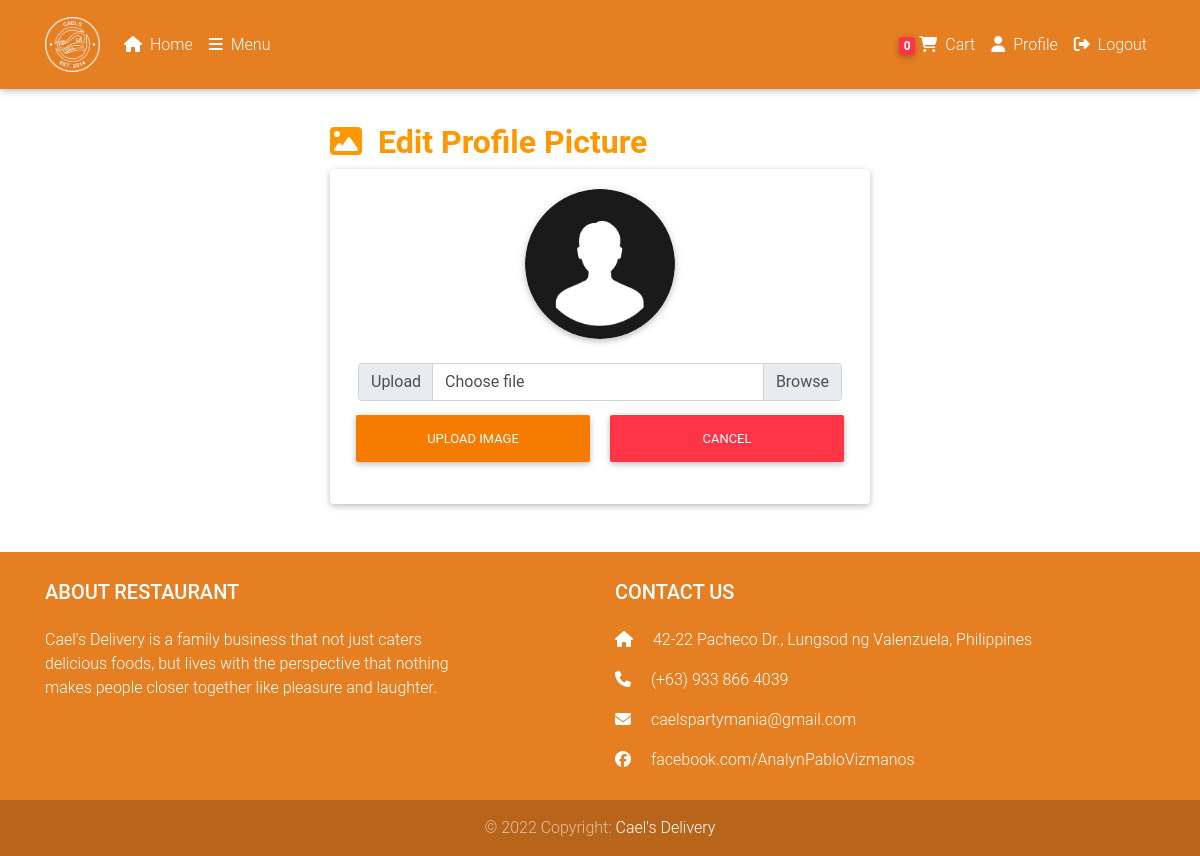
Before: /users/avatar/5 (signed in) with the older database file.
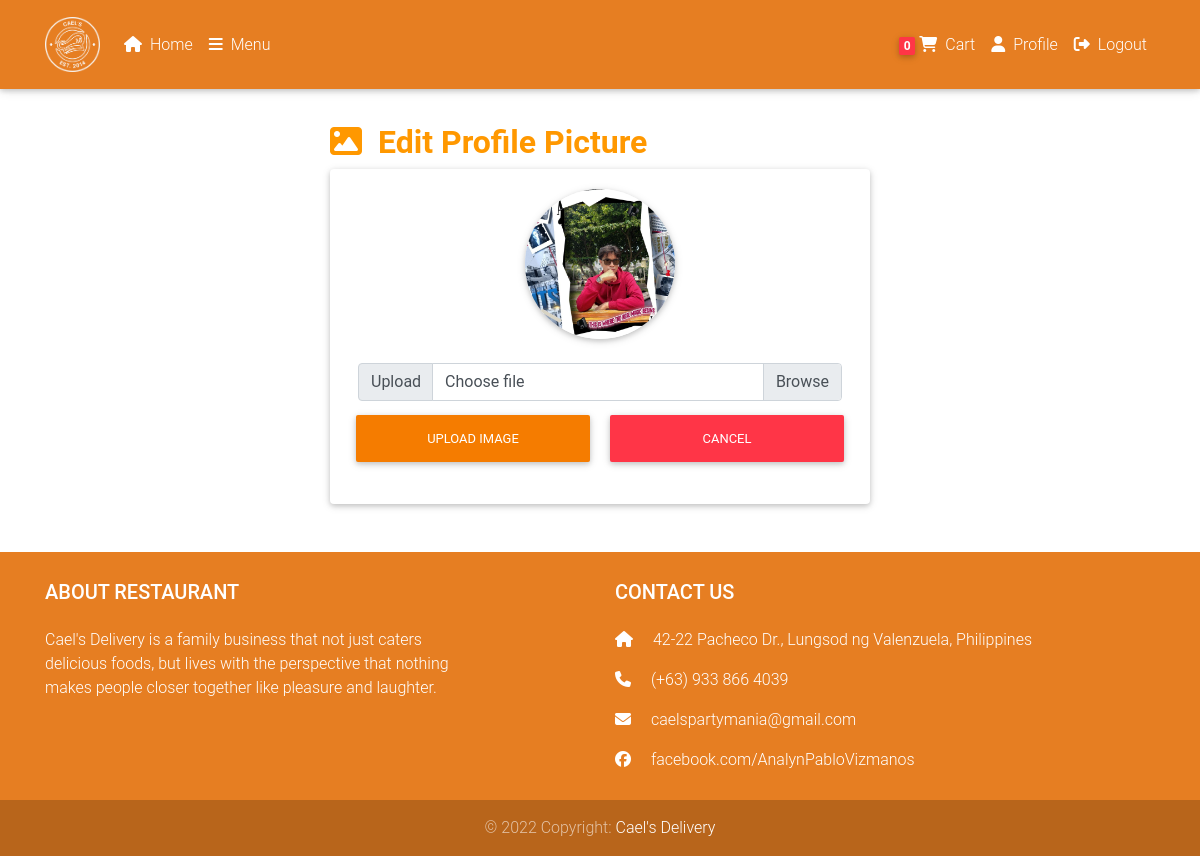
After: the same page with the newer database file.
### tables this page shows
CREATE TABLE `users` (
  `user_id` int(11) NOT NULL,
  `user_first_name` varchar(255) NOT NULL,
  `user_last_name` varchar(255) NOT NULL,
  `user_email` varchar(255) NOT NULL,
  `user_contact` varchar(255) DEFAULT NULL,
  `user_address` text DEFAULT NULL,
  `user_city` varchar(255) DEFAULT NULL,
  `user_username` varchar(255) NOT NULL,
  `user_password` varchar(255) NOT NULL,
  `user_role` varchar(255) NOT NULL DEFAULT 'user',
  `user_image` text NOT NULL DEFAULT 'default_avatar.png',
  `created_at` datetime NOT NULL DEFAULT current_timestamp()
);

### app/libraries/Core.php (called while the page is built, shortened)
<?php
class Core
{
  protected $currentMethod = 'index';
  public function __construct()
  {
    $url = $this->getUrl();
    if (isset($url[0])) {
      if (file_exists('../app/controllers/' . ucwords($url[0]) . '.php')) {
        unset($url[0]);
      }
    }
    $this->currentController = new $this->currentController;
    if (isset($url[1])) {
      if (method_exists($this->currentController, $url[1])) {
        $this->currentMethod = $url[1];
        unset($url[1]);
      }
    }
    $this->params = $url ? array_values($url) : [];
    call_user_func_array([$this->currentController, $this->currentMethod], $this->params);
  }
  public function getUrl()
  {
    if (isset($_GET['url'])) {
      $url = rtrim($_GET['url'], '/');
      $url = filter_var($url, FILTER_SANITIZE_URL);
      $url = explode('/', $url);
      return $url;
    }
  }
}

### public/index.php (called while the page is built, shortened)
<?php
$init = new Core;

### app/libraries/Database.php (called while the page is built, shortened)
<?php
class Database
{
	private $host = DB_HOST;
	private $user = DB_USER;
	private $pass = DB_PASS;
	private $dbname = DB_NAME;
	private $dbh;
	private $stmt;
	public function __construct()
	{
		$dsn = 'mysql:host=' . $this->host . ';dbname=' . $this->dbname;
		$options = array(
			PDO::ATTR_PERSISTENT => true,
			PDO::ATTR_ERRMODE => PDO::ERRMODE_EXCEPTION
		);
		try {
			$this->dbh = new PDO($dsn, $this->user, $this->pass, $options);
		}
		catch (PDOException $e) {
			$this->error = $e->getMessage();
		}
	}
	public function query($query)
	{
		$this->stmt = $this->dbh->prepare($query);
	}
	public function bind($param, $value, $type = null)
	{
		if (is_null($type)) {
			switch (true) {
				default:
					$type = PDO::PARAM_STR;
			}
		}
		$this->stmt->bindValue($param, $value, $type);
	}
	public function execute()
	{
		return $this->stmt->execute();
	}
	public function single()
	{
		$this->execute();
		return $this->stmt->fetch(PDO::FETCH_OBJ);
	}
}

### app/models/User.php (called while the page is built, shortened)
<?php
class User
{
  private $db;
  public function __construct()
  {
    $this->db = new Database;
  }
  public function getUserByID($id)
  {
    $this->db->query('SELECT * FROM users WHERE user_id = :id');
    $this->db->bind(':id', $id);
    $row = $this->db->single();
    return $row;
  }
}

### app/views/users/avatar.php (the view, shortened to what this page needs)
<?php require APPROOT . '/views/inc/header.php'; ?>
<?php require APPROOT . '/views/inc/navbar.php'; ?>
<main>
  <div class="container py-5">
    <div class="row">
      <div class="col-md-6 offset-md-3">
        <h2 class="h2-responsive orange-text font-weight-bold"><i class="fa-solid fa-image mr-2"></i> Edit Profile Picture</h2>
        <div class="card">
          <div class="card-body">
            <div class="row">
              <div class="col-md-12 mb-3">
                <div class="text-center">
                  <img src="<?php echo URLROOT; ?>/img/<?php echo $data['users']->user_image; ?>" class="rounded-circle z-depth-1 img-fluid" width="150px">
                </div>
              </div>
            </div>
            <form action="<?php echo URLROOT; ?>/users/avatar/<?php echo $data['users']->user_id; ?>" method="POST" enctype="multipart/form-data">
              <div class="row">
                <div class="col-md-12 mb-3">
                  <div class="input-group p-2">
                    <div class="input-group-prepend">
                      <span class="input-group-text" id="inputGroupFileAddon01">Upload</span>
                    </div>
                    <div class="custom-file">
                      <label class="custom-file-label" for="inputGroupFile01">Choose file</label>
                    </div>
                  </div>
                  <div class="d-flex gap-2">
                    <button class="btn btn-orange w-100" type="submit" value="Upload">Upload Image</button>
                    <a class="btn btn-danger w-100" href="<?php echo URLROOT; ?>/users/profile/<?php echo $data['users']->user_id; ?>" role="button">Cancel</a>
                  </div>
                </div>
              </div>
            </form>
          </div>
        </div>
      </div>
    </div>
  </div>
</main>
<?php require APPROOT . '/views/inc/footer.php'; ?>

Changed rows visible on the page:
changed users: user_image: picture added in place of a placeholder
